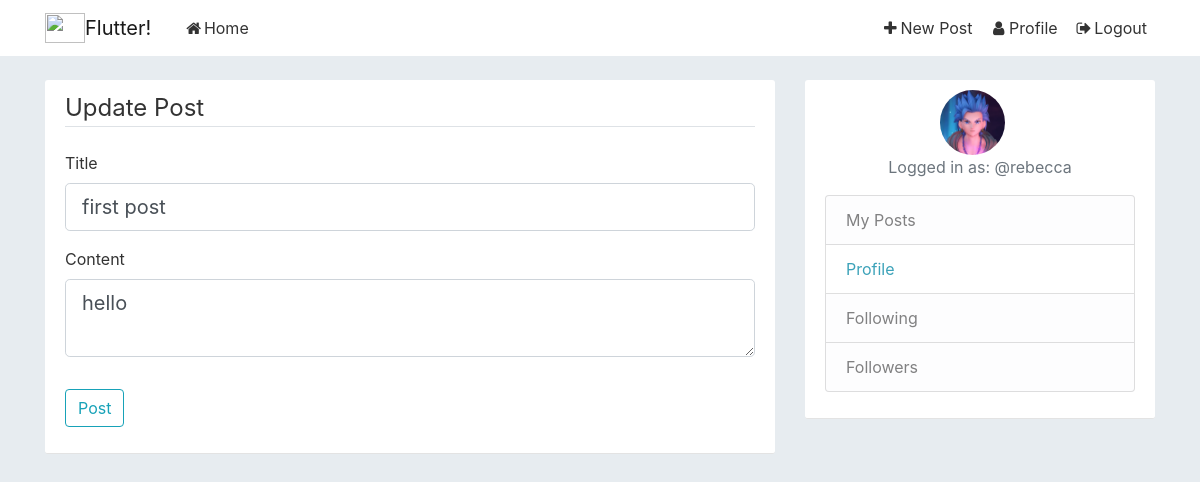
The app's page /post/1/update (signed in), older data.
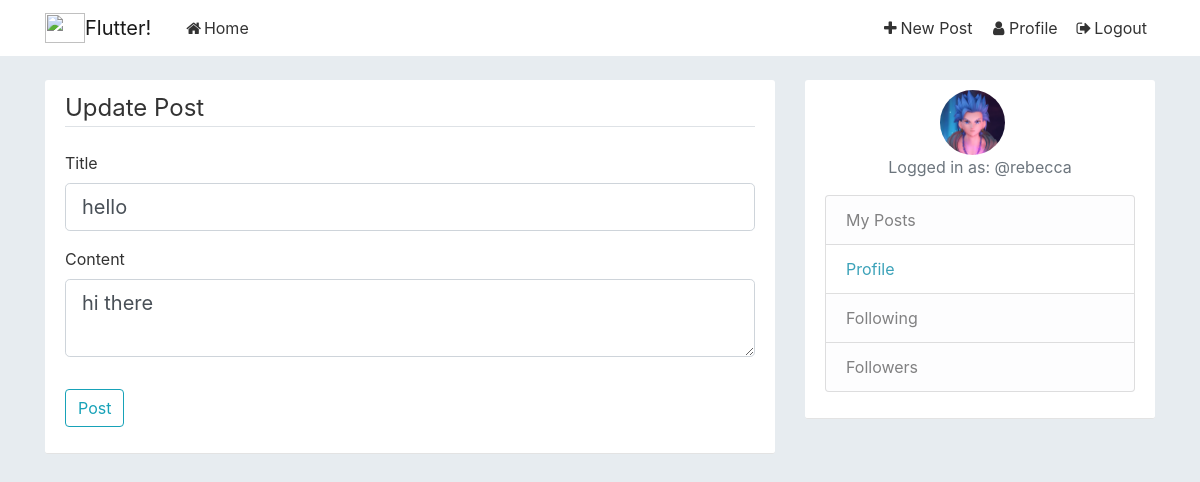
The same page, newer data.
### app/models.py (models this page shows, shortened)
class Post(db.Model):
    id = db.Column(db.Integer, primary_key=True)
    title = db.Column(db.String(100), nullable=False)
    date_posted = db.Column(db.DateTime, nullable=False, default=datetime.utcnow)
    content = db.Column(db.Text, nullable=False)
    user_id = db.Column(db.Integer, db.ForeignKey('user.id'), nullable=False)

### app/routes.py (the view)
@app.route("/post/<int:post_id>/update", methods=['GET', 'POST'])
@login_required
def update_post(post_id):
    post = Post.query.get_or_404(post_id)
    if post.author != current_user:
        abort(403)
    form = PostForm()
    if form.validate_on_submit():
        post.title = form.title.data
        post.content = form.content.data
        db.session.commit()
        flash('Post updated!', 'success')
        return redirect(url_for('post', post_id=post.id))
    elif request.method == 'GET':
        form.title.data = post.title
        form.content.data = post.content
    return render_template('create_post.html', title='Update Post', form=form, legend='Update Post')

### app/forms.py
class PostForm(FlaskForm):
    title = StringField('Title', validators=[DataRequired()])
    content = TextAreaField('Content', validators=[DataRequired(1)])
    submit = SubmitField('Post')

### app/models.py (called while the page is built)
@login_manager.user_loader
def load_user(user_id):
    return User.query.get(int(user_id))

### app/templates/create_post.html (shortened to what this page needs)
{% extends 'layout.html' %}
{% block content %}
    <div class="content-section">
        <form method="POST" action="">
            <fieldset class="form-group">
		    <legend class="border-bottom mb-4">{{ legend }}</legend>
                <div class="form-group">
                    {{ form.title.label(class="form-control-label") }}
                    {% if form.title.errors %}
                        {{ form.title(class="form-control form-control-lg is-invalid") }}
                        <div class="invalid-feedback">
                            {% for error in form.title.errors %}
                                <span>{{ error }}</span>
                            {% endfor %}
                        </div>
                    {% else %}
                        {{ form.title(class="form-control form-control-lg") }}
                    {% endif %}
                </div>
                <div class="form-group">
                    {{ form.content.label(class="form-control-label") }}
                    {% if form.content.errors %}
                        {{ form.content(class="form-control form-control-lg is-invalid") }}
                        <div class="invalid-feedback">
                            {% for error in form.content.errors %}
                                <span>{{ error }}</span>
                            {% endfor %}
                        </div>
                    {% else %}
                        {{ form.content(class="form-control form-control-lg") }}
                    {% endif %}
                </div>
            </fieldset>
            <div class="form-group">
                {{ form.submit(class="btn btn-outline-info") }}
            </div>
        </form>
    </div>
{% endblock content %}

Row changes from the older to the newer data that the page shows:
changed Post "hello": title "first post" → "hello"; content "hello" → "hi there"
